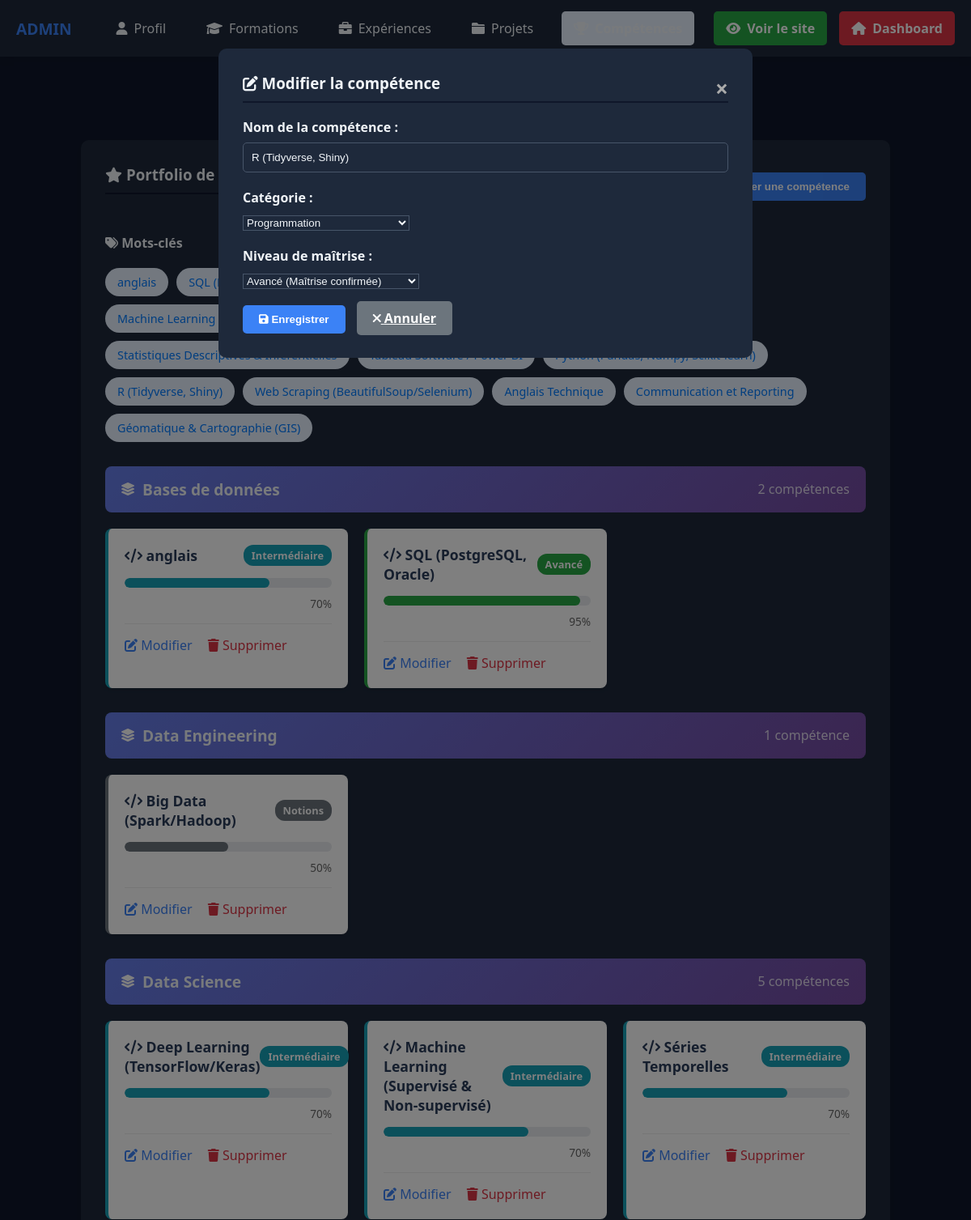
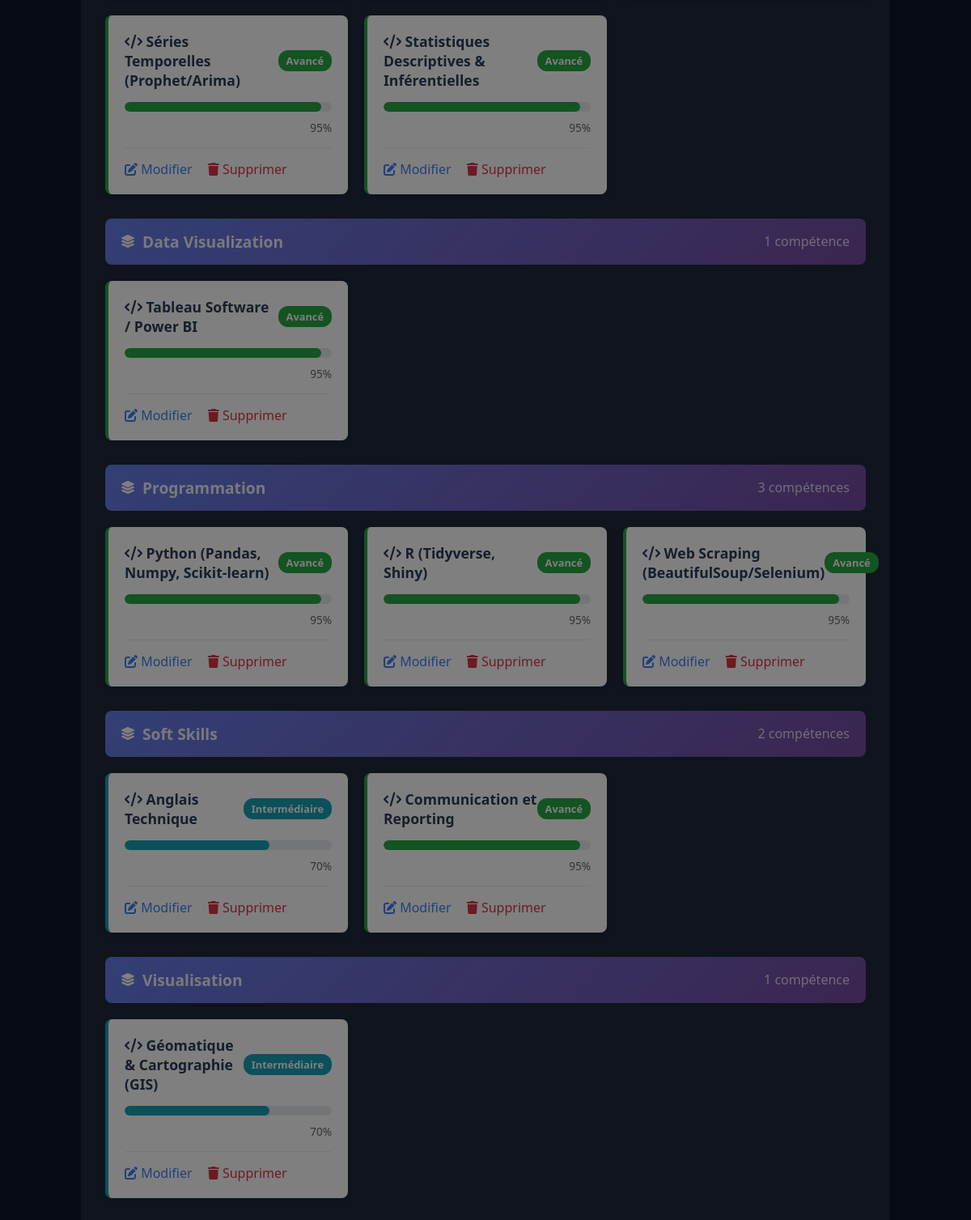
/competences.php?edit=3 (signed in), run on the app's committed database (2 pictures, top to bottom).
### tables this page shows
CREATE TABLE `competence` (
  `id_competence` int(11) NOT NULL,
  `nom_competence` varchar(100) NOT NULL,
  `niveau` varchar(50) DEFAULT NULL,
  `categorie` varchar(50) DEFAULT NULL
);

### config.php (called while the page is built, shortened)
<?php
$host = "localhost";
$dbname = "portfolio";
$username = "root";
$password = "";
try {
    $conn = new PDO("mysql:host=$host;dbname=$dbname;charset=utf8", $username, $password);
    $conn->setAttribute(PDO::ATTR_ERRMODE, PDO::ERRMODE_EXCEPTION);
    $conn->setAttribute(PDO::ATTR_DEFAULT_FETCH_MODE, PDO::FETCH_ASSOC);
} catch(PDOException $e) {
    die("Erreur de connexion : " . $e->getMessage());
}
function executeQuery($sql, $params = []) {
    global $conn;
    try {
        $stmt = $conn->prepare($sql);
        $stmt->execute($params);
        return $stmt;
    } catch (PDOException $e) {
        die("Erreur SQL : " . $e->getMessage());
    }
}
function fetchAll($stmt) {
    return $stmt->fetchAll();
}
function fetchOne($stmt) {
    return $stmt->fetch();
}
?>

### competences.php (the view, shortened to what this page needs)
<?php
require_once 'config.php';
$query = "SELECT * FROM competence ORDER BY categorie, nom_competence";
$stmt = executeQuery($query);
$all_competences = fetchAll($stmt);
$competences_by_category = array();
foreach ($all_competences as $comp) {
    $categorie = $comp['categorie'] ?? 'Autres';
    if (!isset($competences_by_category[$categorie])) {
        $competences_by_category[$categorie] = array();
    }
    $competences_by_category[$categorie][] = $comp;
}
$competence_edit = null;
if (isset($_GET['edit'])) {
    $id = intval($_GET['edit']);
    $query = "SELECT * FROM competence WHERE id_competence = ?";
    $stmt = executeQuery($query, array($id));
    $competence_edit = fetchOne($stmt);
}
$categories = array_keys($competences_by_category);
function getNiveauColor($niveau) {
    $niveau = strtolower($niveau ?? '');
    if (strpos($niveau, 'débutant') !== false || strpos($niveau, 'base') !== false) {
        return '#ffc107';
    } elseif (strpos($niveau, 'intermédiaire') !== false || strpos($niveau, 'moyen') !== false) {
        return '#17a2b8';
    } elseif (strpos($niveau, 'avancé') !== false || strpos($niveau, 'expert') !== false) {
        return '#28a745';
    }
    return '#6c757d';
}
function getNiveauPercentage($niveau) {
    $niveau = strtolower($niveau ?? '');
    if (strpos($niveau, 'débutant') !== false || strpos($niveau, 'base') !== false) {
        return 40;
    } elseif (strpos($niveau, 'intermédiaire') !== false || strpos($niveau, 'moyen') !== false) {
        return 70;
    } elseif (strpos($niveau, 'avancé') !== false || strpos($niveau, 'expert') !== false) {
        return 95;
    }
    return 50;
}
$page = basename($_SERVER['PHP_SELF']);
?>
<!DOCTYPE html>
<html lang="fr">
<head>
    <link rel="stylesheet" href="style.css">
    <link rel="stylesheet" href="https://cdnjs.cloudflare.com/ajax/libs/font-awesome/6.0.0-beta3/css/all.min.css">
</head>
<body>
    <header class="top-navbar">
    <div class="navbar-container">
        <div class="brand">ADMIN</div>
        <nav class="main-nav">
            <a href="profil.php" class="nav-link <?php echo ($page == 'profil.php') ? 'active' : ''; ?>">
                <i class="fas fa-user"></i> Profil
            </a>
            <a href="formations.php" class="nav-link <?php echo ($page == 'formations.php') ? 'active' : ''; ?>">
                <i class="fas fa-graduation-cap"></i> Formations
            </a>
            <a href="experiences.php" class="nav-link <?php echo ($page == 'experiences.php') ? 'active' : ''; ?>">
                <i class="fas fa-briefcase"></i> Expériences
            </a>
            <a href="projets.php" class="nav-link <?php echo ($page == 'projets.php') ? 'active' : ''; ?>">
                <i class="fas fa-folder"></i> Projets
            </a>
            <a href="competences.php" class="nav-link <?php echo ($page == 'competences.php') ? 'active' : ''; ?>">
                <i class="fas fa-trophy"></i> Compétences
            </a>
        </nav>
        <div class="user-actions">
            <a href="index.php" target="portfolio_public" class="btn-site" title="Voir le site en direct">
                <i class="fas fa-eye"></i> Voir le site
            </a>
            <a href="admin.php" class="btn-dashboard" title="Retour à l'accueil admin">
                <i class="fas fa-home"></i> Dashboard
            </a>
        </div>
    </div>
    </header>
    <main class="main-content">
        <div class="welcome-banner">
            <h2><i class="fas fa-trophy"></i> Mes Compétences Techniques</h2>
        </div>
        <section class="card">
            <div style="display: flex; justify-content: space-between; align-items: center; margin-bottom: 30px;">
                <h3><i class="fas fa-star"></i> Portfolio de Compétences</h3>
                <button class="btn btn-primary" onclick="openModal()">
                    <i class="fas fa-plus"></i> Ajouter une compétence
                </button>
            </div>
            <div style="margin-bottom: 30px;">
                <h4 style="margin-bottom: 15px;"><i class="fas fa-tags"></i> Mots-clés</h4>
                <div class="tag-cloud">
                    <?php foreach ($all_competences as $comp): ?>
                        <span class="tag" title="<?php echo htmlspecialchars($comp['niveau'] ?? 'Non défini'); ?>">
                            <?php echo htmlspecialchars($comp['nom_competence']); ?>
                        </span>
                    <?php endforeach; ?>
                </div>
            </div>
            <?php if (empty($competences_by_category)): ?>
                <p style="color: #666; text-align: center; padding: 40px;">
                    Aucune compétence enregistrée. Cliquez sur "Ajouter une compétence" pour commencer.
                </p>
            <?php else: ?>
                <?php foreach ($competences_by_category as $categorie => $competences): ?>
                    <div class="category-section">
                        <div class="category-header">
                            <i class="fas fa-layer-group"></i>
                            <h4><?php echo htmlspecialchars($categorie); ?></h4>
                            <span style="margin-left: auto; opacity: 0.8;">
                                <?php echo count($competences); ?> compétence<?php echo count($competences) > 1 ? 's' : ''; ?>
                            </span>
                        </div>
                        <div class="skills-grid">
                            <?php foreach ($competences as $comp): ?>
                                <div class="skill-card" style="border-left-color: <?php echo getNiveauColor($comp['niveau']); ?>">
                                    <div class="skill-header">
                                        <span class="skill-name">
                                            <i class="fas fa-code"></i> <?php echo htmlspecialchars($comp['nom_competence']); ?>
                                        </span>
                                        <span class="skill-badge" style="background: <?php echo getNiveauColor($comp['niveau']); ?>">
                                            <?php echo htmlspecialchars($comp['niveau'] ?? 'Non défini'); ?>
                                        </span>
                                    </div>
                                    <div class="progress-bar-container">
                                        <div class="progress-bar"
                                             style="width: <?php echo getNiveauPercentage($comp['niveau']); ?>%;
                                                    background: <?php echo getNiveauColor($comp['niveau']); ?>">
                                        </div>
                                    </div>
                                    <div style="text-align: right; font-size: 0.85em; color: #666; margin-top: 5px;">
                                        <?php echo getNiveauPercentage($comp['niveau']); ?>%
                                    </div>
                                    <div class="skill-actions">
                                        <a href="competences.php?edit=<?php echo $comp['id_competence']; ?>"
                                           class="action-link" style="margin-right: 15px;">
                                            <i class="fas fa-edit"></i> Modifier
                                        </a>
                                        <a href="competences.php?delete=<?php echo $comp['id_competence']; ?>"
                                           class="action-link" style="color: #dc3545;"
                                           onclick="return confirm('Êtes-vous sûr de vouloir supprimer cette compétence ?');">
                                            <i class="fas fa-trash"></i> Supprimer
                                        </a>
                                    </div>
                                </div>
                            <?php endforeach; ?>
                        </div>
                    </div>
                <?php endforeach; ?>
            <?php endif; ?>
        </section>
    </main>
    <div id="competenceModal" class="modal" <?php echo $competence_edit ? 'style="display:block;"' : ''; ?>>
        <div class="modal-content">
            <span class="close" onclick="closeModal()">&times;</span>
            <h3>
                <?php echo $competence_edit ? '<i class="fas fa-edit"></i> Modifier la compétence' : '<i class="fas fa-plus"></i> Ajouter une compétence'; ?>
            </h3>
            <form method="POST" action="">
                <div class="form-group">
                    <label for="nom_competence">Nom de la compétence :</label>
                    <input type="text" id="nom_competence" name="nom_competence"
                           value="<?php echo $competence_edit ? htmlspecialchars($competence_edit['nom_competence']) : ''; ?>"
                           placeholder="Ex: Python, SQL Server, Power BI..." required>
                </div>
                <div class="form-group">
                    <label for="categorie">Catégorie :</label>
                    <select id="categorie" name="categorie" onchange="toggleNouvelleCategorie(this)">
                        <?php foreach ($categories as $cat): ?>
                            <option value="<?php echo htmlspecialchars($cat); ?>"
                                    <?php echo ($competence_edit && $competence_edit['categorie'] == $cat) ? 'selected' : ''; ?>>
                                <?php echo htmlspecialchars($cat); ?>
                            </option>
                        <?php endforeach; ?>
                    </select>
                </div>
                <div class="form-group">
                    <label for="niveau">Niveau de maîtrise :</label>
                    <select id="niveau" name="niveau" required>
                        <option value="Avancé" <?php echo ($competence_edit && $competence_edit['niveau'] == 'Avancé') ? 'selected' : ''; ?>>
                            Avancé (Maîtrise confirmée)
                        </option>
                    </select>
                </div>
                <button type="submit" name="<?php echo $competence_edit ? 'update_competence' : 'add_competence'; ?>" class="btn btn-primary">
                    <i class="fas fa-save"></i> Enregistrer
                </button>
                <?php if ($competence_edit): ?>
                    <a href="competences.php" class="btn btn-secondary" style="margin-left: 10px;">
                        <i class="fas fa-times"></i> Annuler
                    </a>
                <?php endif; ?>
            </form>
        </div>
    </div>
</body>
</html>

### style.css (style rules this page uses)
:root { --primary-color: #3b82f6; --nav-bg: #1e293b; --body-bg: #0f172a; --text-color: #f1f5f9; --border-color: #334155; --card-bg: #1e293b; }
.card, .navbar-container, .modal-content, .project-card, .timeline-content { background-color: var(--nav-bg) !important; color: var(--text-color); }
.nav-link, h3, h4, label, .project-dates, .timeline-date { color: var(--text-color) !important; }
body { font-family: 'Segoe UI', Tahoma, Geneva, Verdana, sans-serif; margin: 0; background-color: var(--body-bg); color: var(--text-color); }
.top-navbar { background-color: var(--nav-bg); box-shadow: 0 2px 10px rgba(0,0,0,0.1); padding: 0 20px; position: sticky; top: 0; z-index: 1000; }
.navbar-container { max-width: 1200px; margin: 0 auto; display: flex; justify-content: space-between; align-items: center; height: 70px; }
.brand { font-weight: bold; font-size: 1.2rem; color: var(--primary-color); margin-right: 40px; }
.main-nav { display: flex; gap: 20px; flex-grow: 1; }
.nav-link { text-decoration: none; color: #555; font-weight: 500; padding: 10px 15px; border-radius: 5px; transition: background 0.3s; display: flex; align-items: center; gap: 8px; }
.nav-link.active { color: var(--primary-color); background-color: #e7f1ff; font-weight: bold; }
.main-content { max-width: 1000px; margin: 40px auto; padding: 0 20px; }
.welcome-banner { text-align: center; margin-bottom: 30px; }
.card { background: white; padding: 30px; border-radius: 10px; box-shadow: 0 4px 6px rgba(0,0,0,0.05); margin-bottom: 30px; }
h3 { border-bottom: 2px solid var(--body-bg); padding-bottom: 10px; margin-top: 0; }
.form-group { margin-bottom: 20px; }
label { display: block; margin-bottom: 8px; font-weight: 600; }
input, textarea { width: 100%; padding: 10px; border: 1px solid var(--border-color); border-radius: 5px; box-sizing: border-box; }
.btn { padding: 10px 20px; border: none; border-radius: 5px; cursor: pointer; font-weight: bold; }
.btn-primary { background-color: var(--primary-color); color: white; }
.btn-secondary { background-color: #6c757d; color: white; margin-top: 15px; }
.action-link { color: var(--primary-color); text-decoration: none; }
.user-actions { display: flex; align-items: center; }
.user-actions { display: flex; gap: 15px; align-items: center; }
.btn-site { background-color: #28a745; color: white !important; padding: 10px 15px; border-radius: 5px; text-decoration: none; font-weight: bold; display: flex; align-items: center; gap: 8px; transition: background 0.3s; border: none; }
.btn-dashboard { background-color: #dc3545; color: white !important; padding: 10px 15px; border-radius: 5px; text-decoration: none; font-weight: bold; display: flex; align-items: center; gap: 8px; transition: background 0.3s; border: none; }
input[type="text"], input[type="email"], input[type="tel"], input[type="url"], input[type="password"], input[type="date"], input[type="file"], textarea, select, .form-control { background-color: #1e293b !important; color: #f1f5f9 !important; border: 1px solid #475569 !important; transition: all 0.3s ease; }
::placeholder { color: #94a3b8; opacity: 0.7; }

### data on the page
competence: nom_competence "anglais", niveau "Intermédiaire", niveau "70"
competence: nom_competence "SQL…", nom_competence "SQL (PostgreSQL, Oracle)", niveau "Avancé", niveau "95"
competence: nom_competence "Machine Learning…", nom_competence "Machine Learning (Supervisé & Non-supervisé)", niveau "Intermédiaire", niveau "70"
competence: nom_competence "Statistiques Descriptives…", nom_competence "Statistiques Descriptives & Inférentielles", niveau "Avancé", niveau "95"
competence: nom_competence "R (Tidyverse, Shiny)", niveau "Avancé", niveau "95", categorie "Programmation", niveau "Avancé (Maîtrise confirmée)"
competence: nom_competence "Web Scraping (BeautifulSoup/Selenium)", niveau "Avancé", niveau "95"
competence: nom_competence "Anglais Technique", niveau "Intermédiaire", niveau "70"
competence: nom_competence "Communication et Reporting", niveau "Avancé", niveau "95"
competence: nom_competence "Géomatique & Cartographie (GIS)", categorie "Visualisation", count($competences) "1", niveau "Intermédiaire", niveau "70"
competence: nom_competence "Big Data (Spark/Hadoop)", niveau "Notions", niveau "50"
competence: nom_competence "Deep Learning (TensorFlow/Keras)", niveau "Intermédiaire", niveau "70"
competence: nom_competence "Séries Temporelles", niveau "Intermédiaire", niveau "70"
competence: nom_competence "Séries Temporelles (Prophet/Arima)", niveau "Avancé", niveau "95"
competence: nom_competence "Tableau Software / Power BI", niveau "Avancé", niveau "95"
competence: nom_competence "Python (Pandas, Numpy, Scikit-learn)", niveau "Avancé", niveau "95"

### other printed values
$categorie "Bases de données"
count($competences) "2"
$categorie "Data Engineering"
count($competences) "1"
$categorie "Data Science"
count($competences) "5"
$categorie "Data Visualization"
$categorie "Programmation"
count($competences) "3"
$categorie "Soft Skills"
